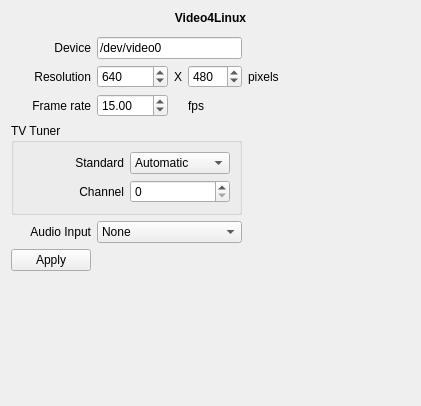
<?xml version="1.0" encoding="UTF-8"?>
<ui version="4.0">
 <class>Video4LinuxWidget</class>
 <widget class="QWidget" name="Video4LinuxWidget">
  <property name="geometry">
   <rect>
    <x>0</x>
    <y>0</y>
    <width>421</width>
    <height>406</height>
   </rect>
  </property>
  <property name="windowTitle">
   <string>Form</string>
  </property>
  <property name="whatsThis">
   <string notr="true">https://forum.bossa.org/t/open-other-video4linux/12937/1</string>
  </property>
  <layout class="QGridLayout" name="gridLayout_2">
   <item row="10" column="0">
    <spacer name="verticalSpacer_7">
     <property name="orientation">
      <enum>Qt::Orientation::Vertical</enum>
     </property>
     <property name="sizeHint" stdset="0">
      <size>
       <width>20</width>
       <height>119</height>
      </size>
     </property>
    </spacer>
   </item>
   <item row="8" column="0" colspan="6">
    <layout class="QVBoxLayout" name="audioLayout"/>
   </item>
   <item row="9" column="0">
    <widget class="QPushButton" name="applyButton">
     <property name="text">
      <string>Apply</string>
     </property>
    </widget>
   </item>
   <item row="2" column="1" colspan="3">
    <widget class="QLineEdit" name="v4lLineEdit">
     <property name="toolTip">
      <string>Set the path to the video device file</string>
     </property>
     <property name="text">
      <string>/dev/video0</string>
     </property>
    </widget>
   </item>
   <item row="2" column="5">
    <spacer name="horizontalSpacer_13">
     <property name="orientation">
      <enum>Qt::Orientation::Horizontal</enum>
     </property>
     <property name="sizeHint" stdset="0">
      <size>
       <width>122</width>
       <height>20</height>
      </size>
     </property>
    </spacer>
   </item>
   <item row="0" column="0" colspan="6">
    <widget class="QLabel" name="label_3">
     <property name="font">
      <font>
       <bold>true</bold>
      </font>
     </property>
     <property name="text">
      <string>Video4Linux</string>
     </property>
     <property name="alignment">
      <set>Qt::AlignmentFlag::AlignCenter</set>
     </property>
    </widget>
   </item>
   <item row="4" column="3">
    <widget class="QLabel" name="label_10">
     <property name="text">
      <string>fps</string>
     </property>
    </widget>
   </item>
   <item row="4" column="1">
    <widget class="QDoubleSpinBox" name="v4lFramerateSpinBox">
     <property name="minimum">
      <double>0.000000000000000</double>
     </property>
     <property name="maximum">
      <double>1000.000000000000000</double>
     </property>
     <property name="value">
      <double>15.000000000000000</double>
     </property>
    </widget>
   </item>
   <item row="3" column="3">
    <widget class="QSpinBox" name="v4lHeightSpinBox">
     <property name="toolTip">
      <string>Height</string>
     </property>
     <property name="maximum">
      <number>4096</number>
     </property>
     <property name="value">
      <number>480</number>
     </property>
    </widget>
   </item>
   <item row="4" column="0">
    <widget class="QLabel" name="label_9">
     <property name="text">
      <string>Frame rate</string>
     </property>
     <property name="alignment">
      <set>Qt::AlignmentFlag::AlignRight|Qt::AlignmentFlag::AlignTrailing|Qt::AlignmentFlag::AlignVCenter</set>
     </property>
    </widget>
   </item>
   <item row="3" column="0">
    <widget class="QLabel" name="label_7">
     <property name="text">
      <string>Resolution</string>
     </property>
     <property name="alignment">
      <set>Qt::AlignmentFlag::AlignRight|Qt::AlignmentFlag::AlignTrailing|Qt::AlignmentFlag::AlignVCenter</set>
     </property>
    </widget>
   </item>
   <item row="2" column="0">
    <widget class="QLabel" name="label_5">
     <property name="text">
      <string>Device</string>
     </property>
     <property name="alignment">
      <set>Qt::AlignmentFlag::AlignRight|Qt::AlignmentFlag::AlignTrailing|Qt::AlignmentFlag::AlignVCenter</set>
     </property>
    </widget>
   </item>
   <item row="5" column="0" colspan="4">
    <widget class="QGroupBox" name="groupBox_6">
     <property name="title">
      <string>TV Tuner</string>
     </property>
     <property name="flat">
      <bool>true</bool>
     </property>
     <property name="checked">
      <bool>false</bool>
     </property>
     <layout class="QGridLayout" name="gridLayout">
      <item row="0" column="0">
       <widget class="QLabel" name="label">
        <property name="text">
         <string>Standard</string>
        </property>
        <property name="alignment">
         <set>Qt::AlignmentFlag::AlignRight|Qt::AlignmentFlag::AlignTrailing|Qt::AlignmentFlag::AlignVCenter</set>
        </property>
       </widget>
      </item>
      <item row="0" column="1">
       <widget class="QComboBox" name="v4lStandardCombo">
        <property name="toolTip">
         <string>Set the television standard</string>
        </property>
        <item>
         <property name="text">
          <string>Automatic</string>
         </property>
        </item>
        <item>
         <property name="text">
          <string>NTSC</string>
         </property>
        </item>
        <item>
         <property name="text">
          <string>PAL</string>
         </property>
        </item>
        <item>
         <property name="text">
          <string>SECAM</string>
         </property>
        </item>
       </widget>
      </item>
      <item row="1" column="0">
       <widget class="QLabel" name="label_4">
        <property name="text">
         <string>Channel</string>
        </property>
        <property name="alignment">
         <set>Qt::AlignmentFlag::AlignRight|Qt::AlignmentFlag::AlignTrailing|Qt::AlignmentFlag::AlignVCenter</set>
        </property>
       </widget>
      </item>
      <item row="1" column="1">
       <widget class="QSpinBox" name="v4lChannelSpinBox"/>
      </item>
     </layout>
    </widget>
   </item>
   <item row="1" column="0" colspan="6">
    <widget class="ServicePresetWidget" name="preset" native="true"/>
   </item>
   <item row="6" column="0">
    <widget class="QLabel" name="label_2">
     <property name="text">
      <string>Audio Input</string>
     </property>
     <property name="alignment">
      <set>Qt::AlignmentFlag::AlignRight|Qt::AlignmentFlag::AlignTrailing|Qt::AlignmentFlag::AlignVCenter</set>
     </property>
    </widget>
   </item>
   <item row="3" column="1">
    <widget class="QSpinBox" name="v4lWidthSpinBox">
     <property name="toolTip">
      <string>Width</string>
     </property>
     <property name="maximum">
      <number>4096</number>
     </property>
     <property name="value">
      <number>640</number>
     </property>
    </widget>
   </item>
   <item row="3" column="4">
    <widget class="QLabel" name="label_11">
     <property name="text">
      <string>pixels</string>
     </property>
    </widget>
   </item>
   <item row="3" column="2">
    <widget class="QLabel" name="label_8">
     <property name="sizePolicy">
      <sizepolicy hsizetype="Maximum" vsizetype="Preferred">
       <horstretch>0</horstretch>
       <verstretch>0</verstretch>
      </sizepolicy>
     </property>
     <property name="text">
      <string>X</string>
     </property>
    </widget>
   </item>
   <item row="6" column="1" colspan="3">
    <widget class="QComboBox" name="v4lAudioComboBox">
     <item>
      <property name="text">
       <string>None</string>
      </property>
     </item>
     <item>
      <property name="text">
       <string>PulseAudio</string>
      </property>
     </item>
     <item>
      <property name="text">
       <string>ALSA</string>
      </property>
     </item>
    </widget>
   </item>
  </layout>
 </widget>
 <customwidgets>
  <customwidget>
   <class>ServicePresetWidget</class>
   <extends>QWidget</extends>
   <header>widgets/servicepresetwidget.h</header>
   <container>1</container>
  </customwidget>
 </customwidgets>
 <resources/>
 <connections/>
</ui>
